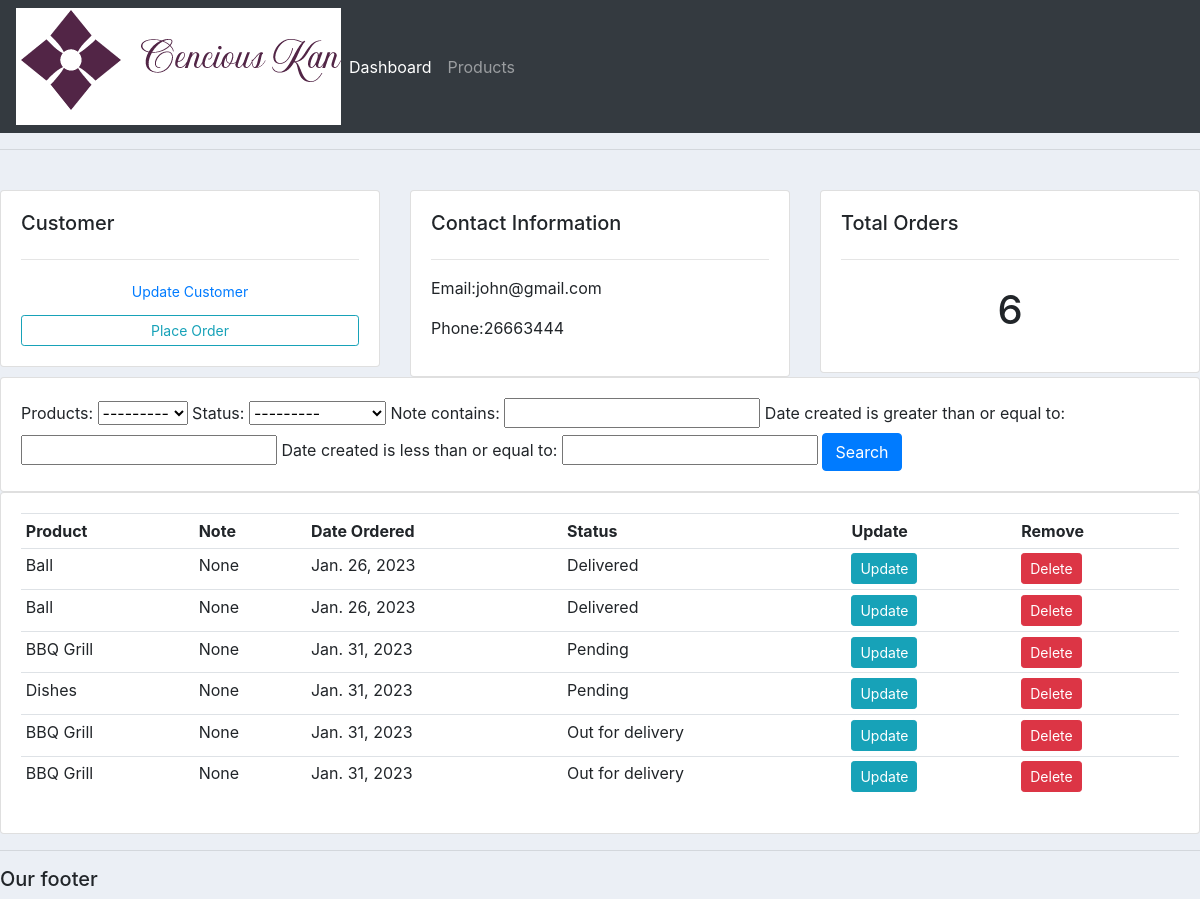
Before: /customer/1/ with the older database file.
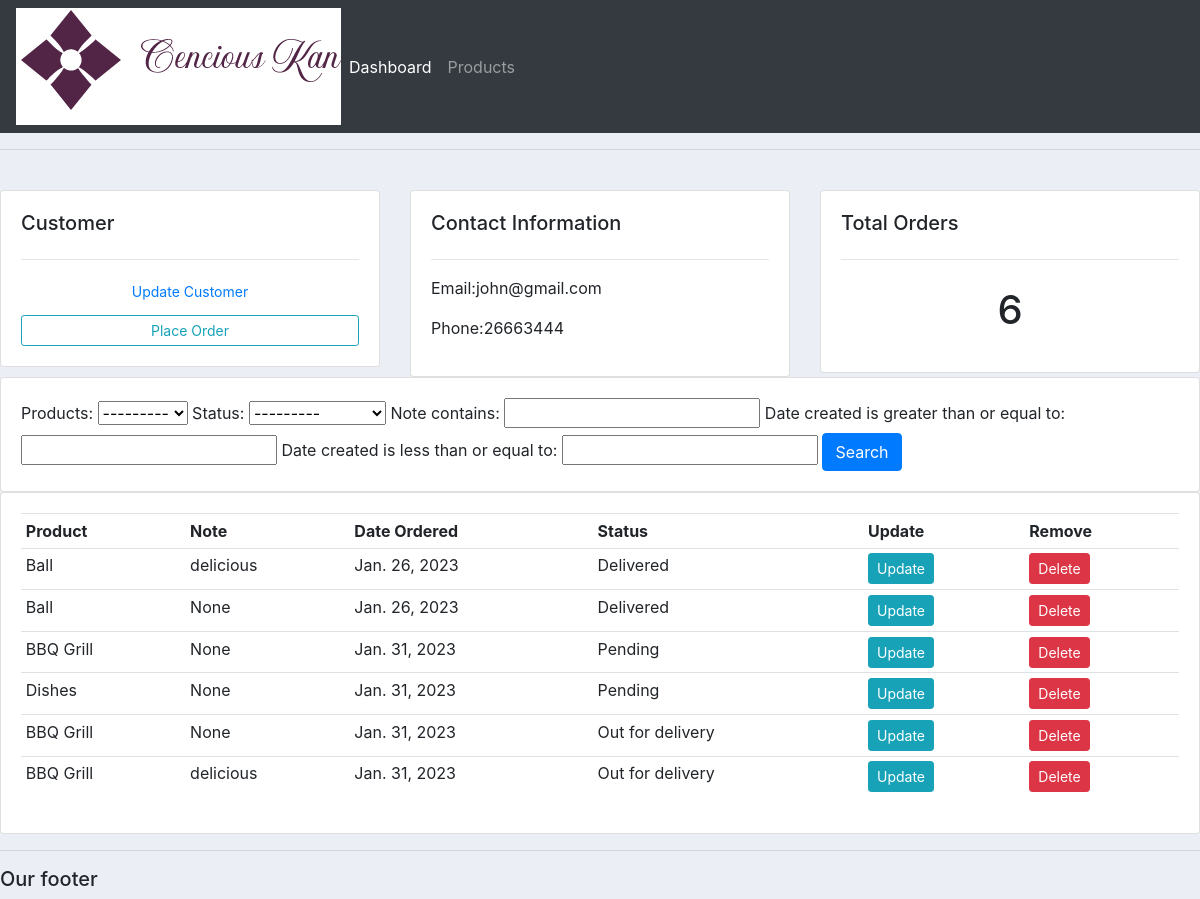
After: the same page with the newer database file.
### accounts/models.py (models this page shows, shortened)
class Order(models.Model):
    STATUS=(
            ('Pending', 'pending'),
            ('Out for delivery', 'out for delivery'),
            ('Delivered', 'delivered'),
        )
    customer= models.ForeignKey(Customer, null=True, on_delete=models.SET_NULL)
    products= models.ForeignKey(Product, null=True, on_delete=models.SET_NULL)
    date_created=models.DateField(auto_now_add=True, null=True)
    status= models.CharField(max_length=200, null=True, choices=STATUS)
    note = models.CharField(max_length=1000,null=True)

class Product(models.Model):
    CATEGORY=(
        ('Indoor','Indoor'),
        ('Outdoor', 'outdoor'),
    )
    name=models.CharField(max_length=200, null=True)
    price=models.FloatField(null=True)
    category=models.CharField(max_length=200, null=True, choices=CATEGORY)
    description=models.CharField(max_length=200, null=True)
    date_created= models.DateField(auto_now_add=True, null=True)
    tags=models.ManyToManyField(Tag)
    def __str__(self):
        return self.name

### accounts/views.py (the view)
# urls.py: path('customer/<str:pk>/', views.customer, name="customer"),
def customer(request, pk):
    customers = Customer.objects.get(id=pk)
    orders= customers.order_set.all()
    order_count = orders.count()
    myfilter = OrderFilter(request.GET, queryset=orders)
    orders= myfilter.qs
    context={'customers': customers, 'orders': orders, 'order_count': order_count, 'myfilter': myfilter}
    return render(request,'accounts/customer.html', context)

### accounts/templates/accounts/customer.html
{%extends 'accounts/main.html' %}
{%block element%}
<br>
<div class="row">
    <div class="col-md">
        <div class="card card-body">
            <h5>Customer</h5>
            <hr>
            <a  class="btn  btn-sm btn-block" href="">Update Customer</a>
            <a  class="btn btn-outline-info btn-sm btn-block" href="{% url 'create_order' customers.id %}  ">Place Order</a>
        </div>
    </div>
    <div class="col-md">
        <div class="card card-body">
            <h5>Contact Information</h5>
            <hr>
           <p>Email:{{customers.email}} </p>
           <p>Phone:{{customers.phone}} </p>
        </div>
    </div>
    <div class="col-md">
        <div class="card card-body">
            <h5>Total Orders</h5>
            <hr>
           <h1 style="text-align: center;padding: 10px;">{{order_count}}</h1>
        </div>
    </div>
</div>
<div class="row">
    <div class="col">
        <div class="card card-body">
            <form action="" method="get">
                {{myfilter.form}}
            <button class="btn btn-primary" type="submit" >Search</button>
            </form>
        </div>
    </div>
</div>
<div class="row">
    <div class="col-md">
        <div class="card card-body">
            <table class="table table-sm" >
                <tr>
                    <th>Product</th>
                    <th>Note</th>
                    <th>Date Ordered</th>
                    <th>Status</th>
                    <th>Update</th>
                    <th>Remove</th>
                </tr>
                {% for order in orders %}
                <tr>
                    <td>{{order.products}}</td>
                    <td>{{order.note}}</td>
                    <td>{{order.date_created}}</td>
                    <td>{{order.status}}</td>
                    <td><a class="btn btn-sm btn-info" href="{% url 'update_order' order.id %}">Update</a></td>
                    <td><a class="btn btn-sm btn-danger" href="{% url 'delete_order' order.id %}">Delete</a></td>
                </tr>
                {% endfor %}
            </table>
        </div>
    </div>
</div>
{%endblock element%}

Changed rows visible on the page:
changed Order (number 1 of 6 on the later page): note "None" → "delicious"
changed Order (number 6 of 6 on the later page): note "None" → "delicious"
